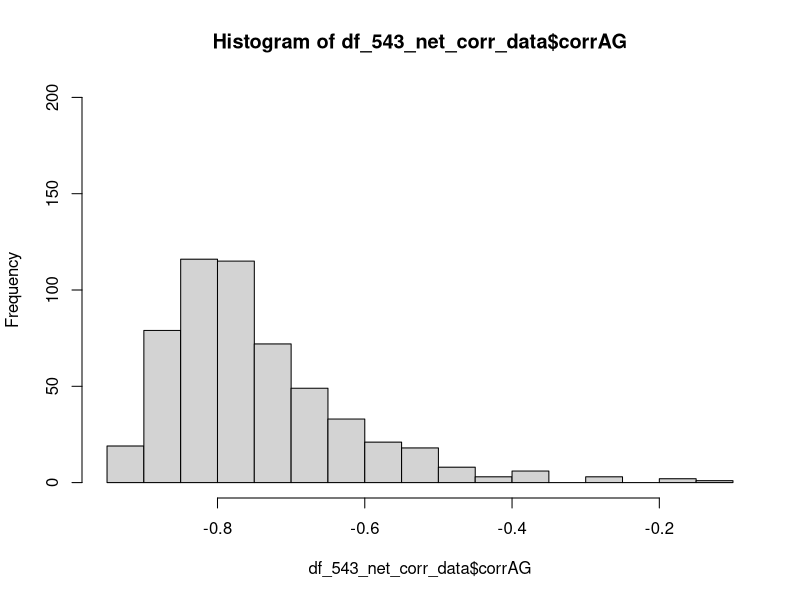
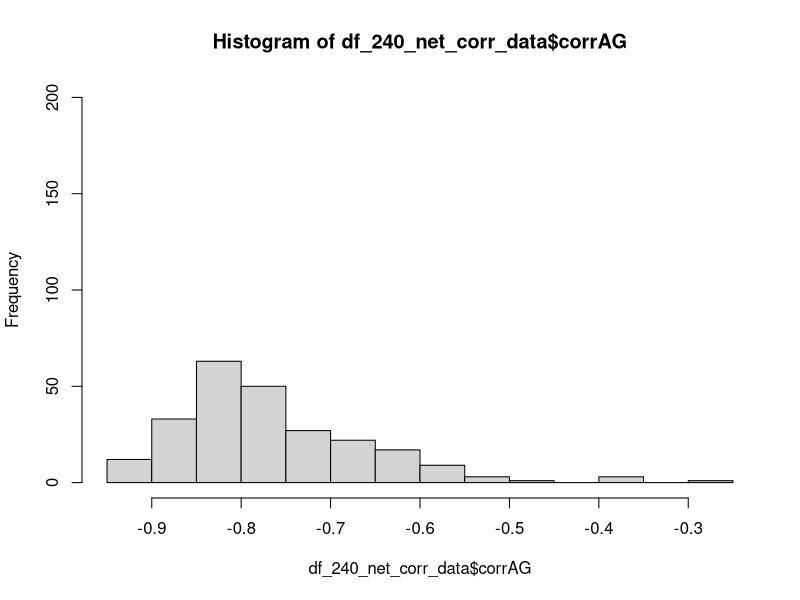
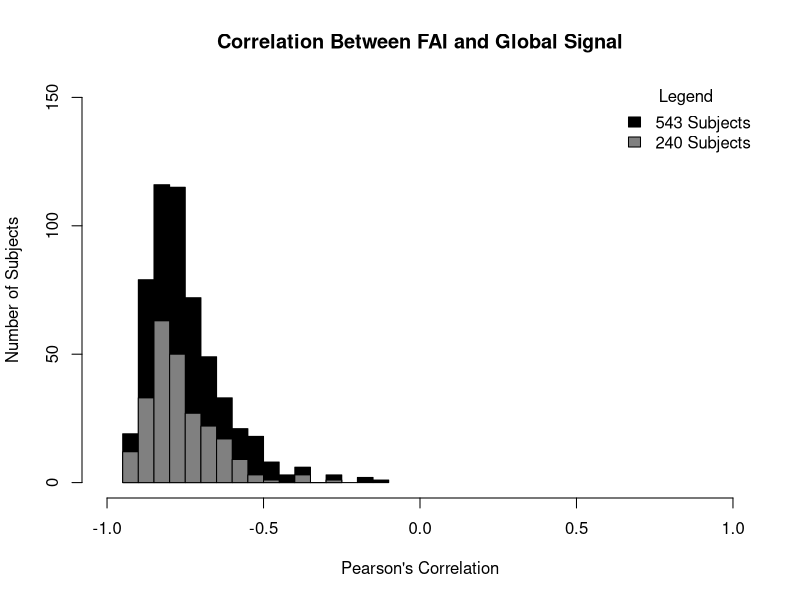

Here is the R script that generated these plots, in order: (Note: this script raises an error after producing the figures.)
#Author: Terra Lee Checked:Kim-Kundert Obando

#The purpose of this code is to generate the histogram figures in Supplementary Figure 3 in the manuscript.

#load data
df_543_net_corr_data <-read.csv("GlobalComponents_Corr_GlobalComponents_Fin.csv")
df_240_net_corr_data <- na.omit(df_543_net_corr_data)

# Now, combine your two dataframes into one.  
# First make a new column in each that will be 
# a variable to identify where they came from later.
df_543_net_corr_data$combined <- 'df_543'
df_240_net_corr_data$combined <- 'df_240'

# and combine into your new data frame vegLengths
new_histogram_data <- rbind(df_543_net_corr_data, df_240_net_corr_data)

#change to numeric

str(df_240_net_corr_data)
df_240_net_corr_data$corrAG <- as.numeric(as.character(df_240_net_corr_data$corrAG))
df_543_net_corr_data$corrAG <- as.numeric(as.character(df_543_net_corr_data$corrAG))

# Verify if the conversion worked
str(df_240_net_corr_data$corrAG)

df_240_net_corr_data$corrAG <- as.numeric(df_240_net_corr_data$corrAG)
df_543_net_corr_data$corrAG <- as.numeric(df_543_net_corr_data$corrAG)


set.seed(42)
hist_543 <- hist(df_543_net_corr_data$corrAG, breaks = 20, ylim=c(0,200))                     # centered at 4
hist_240 <- hist(df_240_net_corr_data$corrAG, breaks = 20, ylim=c(0,200))                     # centered at 6
plot( hist_543, col=rgb(0,0,0,1), xlim=c(-1.0, 1.0), ylim=c(0,150), xlab = "Pearson's Correlation", ylab = "Number of Subjects", main = 'Correlation Between FAI and Global Signal')  # first histogram
plot( hist_240, col=rgb(1/2,1/2,1/2,1), xlim=c(-1.0, 1.0), ylim=c(0,150), xlab = "Pearson's Correlation", ylab = "Number of Subjects", main = 'Correlation Between FAI and Global Signal', add=T)  # second
legend("topright", legend = c("543 Subjects", "240 Subjects"), 
       fill = c(rgb(0, 0, 0, 1), col= rgb(1/2,1/2,1/2,1)), 
       title = "Legend", bty = "n")


#ggplot 
ggplot(new_histogram_data, aes(x = value , y = combined)) + 
geom_histogram(alpha = 0.5)
labs(title = "Arousal and Global Signal (543 and 240 Subjects)",
     x = "Correlation Values",
     y = "Number of Subjects")     


#Histograms for Correlation Between Heart Rate and FAI, and Between Heart Rate and Global Signal

df_543_net_arousal_cleaned <- df_543_net_corr_data[!is.na(df_543_net_corr_data$corrHA), ]

#write.csv(df_543_net_arousal_cleaned, "filtered_240_net_arousal.csv", row.names = FALSE)

hist(df_543_net_arousal_cleaned$corrHA)

hist(df_543_net_arousal_cleaned$corrHA , xlim = c(-1.0, 1.0), ylim = c(0, 150), col=rgb(1/2,1/2,1/2,1), border = "black", breaks = 20, xlab = "Pearson's Correlation", ylab = "Number of Subjects", main = 'Correlation Between Heart Rate and FAI') 

hist(df_543_net_arousal_cleaned$corrHG)

hist(df_543_net_arousal_cleaned$corrHG , xlim = c(-1.0, 1.0), ylim = c(0, 150), col=rgb(1/2,1/2,1/2,1), border = "black", breaks = 20, xlab = "Pearson's Correlation", ylab = "Number of Subjects", main = 'Correlation Between Heart Rate and Global Signal') 


